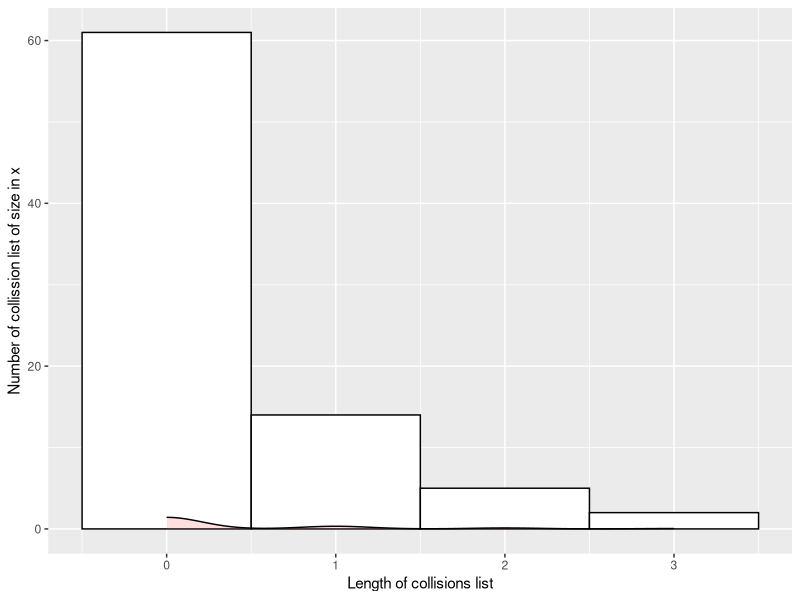
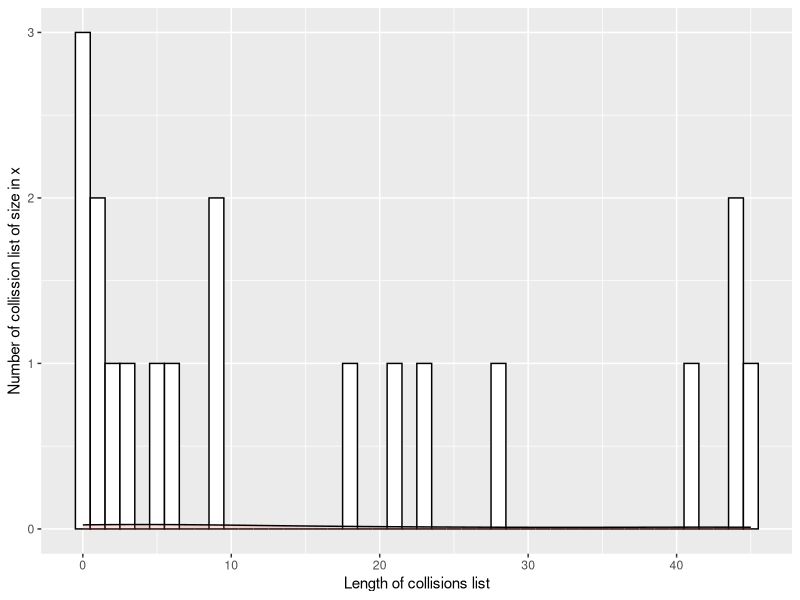
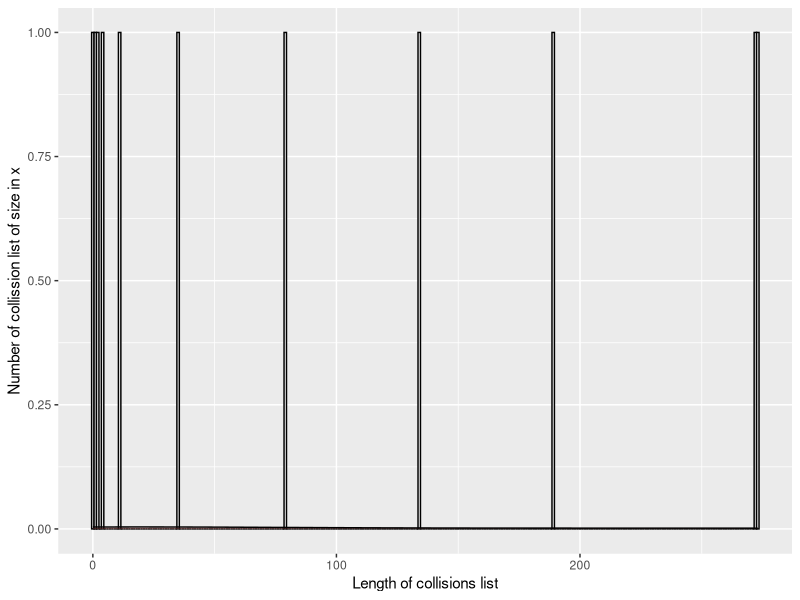

R code for these plots, in order:
## ---- chunk 1
library(ggplot2)
## ---- chunk 2
data_30 <- read.table("histogram_30.txt", sep = ",")
data_30
## ---- chunk 3
ggplot(data_30, aes(x = V2)) +
  geom_histogram(binwidth = 1, colour = "black", fill = "white") +
  geom_density(alpha = .2, fill = "#FF6666") +
  labs(x = "Length of collisions list", y = "Number of collission list of size in x")
## ---- chunk 4
data_300 <- read.table("histogram_300.txt", sep = ",")
data_300
## ---- chunk 5
ggplot(data_300, aes(x = V2)) +
  geom_histogram(binwidth = 1, colour = "black", fill = "white") +
  geom_density(alpha = .2, fill = "#FF6666") +
  labs(x = "Length of collisions list", y = "Number of collission list of size in x")
## ---- chunk 6
data_1000 <- read.table("histogram_1000.txt", sep = ",")
data_1000
## ---- chunk 7
ggplot(data_1000, aes(x = V2)) +
  geom_histogram(binwidth = 1, colour = "black", fill = "white") +
  geom_density(alpha = .2, fill = "#FF6666") +
  labs(x = "Length of collisions list", y = "Number of collission list of size in x")
